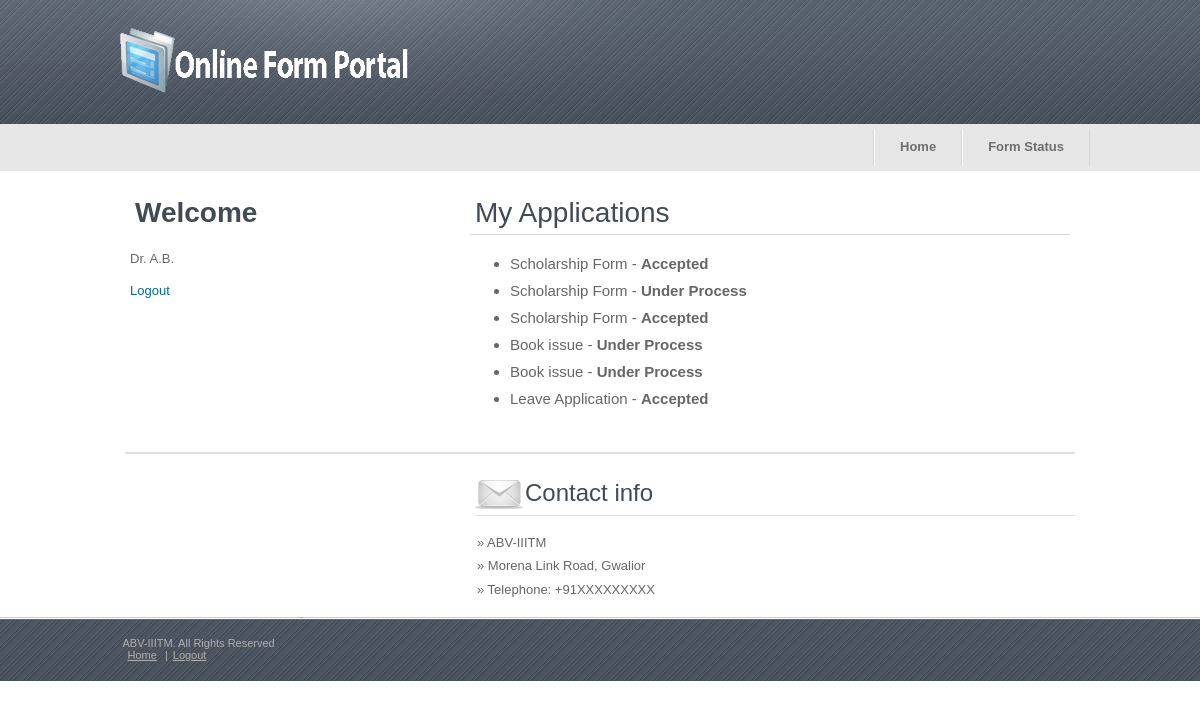
The page /status.php (signed in) on the database its author committed.
### tables this page shows
CREATE TABLE IF NOT EXISTS `fid_fname` (
  `fname` varchar(50) NOT NULL,
  `fid` varchar(20) NOT NULL,
  `aid` varchar(50) NOT NULL,
  PRIMARY KEY (`fid`)
);

CREATE TABLE IF NOT EXISTS `data3` (
  `purpose` varchar(21) NOT NULL,
  `method` varchar(50) NOT NULL,
  `amount` int(4) NOT NULL,
  `uid` varchar(30) NOT NULL,
  `appid` int(30) NOT NULL,
  `result` int(30) DEFAULT '0'
);

CREATE TABLE IF NOT EXISTS `data2` (
  `name_of_book` varchar(30) NOT NULL,
  `no_of_days_of_issue` int(30) NOT NULL,
  `charge_to_be_deducted_from_` varchar(50) NOT NULL,
  `uid` varchar(30) NOT NULL,
  `appid` int(30) NOT NULL,
  `result` int(30) DEFAULT '0'
);

CREATE TABLE IF NOT EXISTS `data1` (
  `no_of_days` int(2) NOT NULL,
  `reason` varchar(70) NOT NULL,
  `group` varchar(50) DEFAULT NULL,
  `sex` varchar(50) DEFAULT NULL,
  `uid` varchar(30) NOT NULL,
  `appid` int(30) NOT NULL,
  `result` int(30) DEFAULT '0'
);

### status.php (the view)
<?php include 'php_files/header.php';?>
<?php include 'php_files/header2.php';
if(isset($_SESSION["uid"]))
{
$uid = $_SESSION["uid"];
echo "<h4>My Applications</h4><ul>";
$res = mysql_query("select * from fid_fname");
while($ar = mysql_fetch_array($res))
  {
  $fid = $ar["fid"];
  $fname = $ar["fname"];
  $datat = "data".$fid;
  $res2 = mysql_query("select * from $datat where uid='$uid'");
  while($ar2 = mysql_fetch_array($res2))
     {
	 echo "<li>".$fname." - <strong>";
	 if($ar2["result"]==0)echo "Under Process</strong></li>";
	 else if($ar2["result"]==1)echo "Accepted</strong></li>";
	 else echo "Rejected</strong></li>";
	 }
  }
echo "</ul></form>";
}
?>
<?php include 'php_files/footer.php';?>

### php_files/header.php (shortened to what this page needs)
<!DOCTYPE html PUBLIC "-//W3C//DTD XHTML 1.0 Transitional//EN" "http://www.w3.org/TR/xhtml1/DTD/xhtml1-transitional.dtd">
<html xmlns="http://www.w3.org/1999/xhtml">
<head>
<link href="style.css" rel="stylesheet" type="text/css" />

### php_files/header2.php (shortened to what this page needs)
</head>
<body>
<div class="main">
  <div class="header">
    <div class="block_header">
      <div class="logo"><a href="index.html"><img src="images/logo.gif" width="306" height="124" border="0" alt="logo" /></a></div>
      <div style="float:right;">
        <div class="menu">
      <ul>
        <li><a href="index.php">Home</a></li>
		<?php
		if(isset($_SESSION["aid"]))
		{
		echo "<li><a href='analysis.php'>Analysis</a></li>";
		echo "<li><a href='fgenrtr.php'>Form Generator</a></li>";
		}
		else if(isset($_SESSION["uid"])) echo "<li><a href='status.php'>Form Status</a></li>";
		?>
		</ul>
    </div>
      </div>
    </div>
  </div>
   <div class="body">
    <div class="body_resize">
      <div class="left">
 <?php include 'php_files/left.php';?>
      </div>
      <div class="right">

### php_files/left.php
<?php
if($_SESSION["logged"]!=1){
echo "<h3>Login</h3>
	<form action='php_files/redirect.php' method='post'>
<table class='text'><tr>
<td>Username:</td><td><input type='text' name='user' maxlength='30'></td>
</tr>
<tr>
<td>Password:</td><td><input type='password' name='pass' maxlength='30'></td>
</tr>
</table><center>
<input style='background:white;border:1px solid black' type='submit' value='Login'>
</form>";}
else
{
echo "<h3>Welcome</h3>";
echo "<p>";
if(isset($_SESSION["aname"]))echo $_SESSION["aname"];
else echo $_SESSION["uname"];
echo "</p><p><a href='./php_files/logout.php'>Logout</a></p>";
}

### php_files/footer.php (shortened to what this page needs)
      </div>
    </div>
    <div class="bloga">
     <div class="area">
     <h2 class="Contact">Contact info</h2>
<div class="box1">
  <p>» ABV-IIITM<br />
    » Morena Link Road, Gwalior<br />
    » Telephone: +91XXXXXXXXX</p>
</div>
     </div>
    </div>
  </div>
    <div class="footer">
    <div class="resize">
      <div><p class="footer_logo"></p>ABV-IIITM. All Rights Reserved<br />
      <a href="index.php">Home</a> |<a href="./php_files/logout.php">Logout</a> </div>
    </div>
  </div>
</div>
</body>
</html>

### style.css (style rules this page uses)
body { margin:0; padding:0; width:100%; background:#ffffff; }
html { padding:0; margin:0; }
.main { width:100%; padding:0; margin:0 auto; }
.resize { width:955px; margin:0 auto; }
.header { background:#e6e6e6 url(images/bg_header.gif) top repeat-x; border-bottom:1px solid #fff; }
.block_header { margin:0 auto; width:980px; }
.logo { float:left; padding:0; margin:0; width:306px; }
.menu { padding:5px 0; margin:0; }
.menu ul { padding:0; margin:0; list-style:none; height:37px; border:0; border-left:1px solid #d6d6d6; }
.menu ul li { float:left; margin:0; padding:0; height:37px; border:0; border-left:1px solid #FFF; border-right:1px solid #d6d6d6; }
.menu ul li a { float:left; padding:10px 25px; color:#6e6e6e; font:bold 13px Arial, Helvetica, sans-serif; text-decoration:none; }
.body { background:#ffffff; padding:0; margin:0; }
.body_resize { width:980px; margin:0 auto; padding:10px 0; }
.body h2 { font:normal 24px Arial, Helvetica, sans-serif; color:#424a55; padding:5px 10px; margin:0; }
.body h3 { font:bold 28px Arial, Helvetica, sans-serif; color:#424a55; padding:5px 5px; margin:0 0 5px 0; }
.body p { font:normal 13px Arial, Helvetica, sans-serif; color:#666666; line-height:1.8em; }
.body ul { font:normal 15px Arial, Helvetica, sans-serif; color:#666666; line-height:1.8em; }
.body a { font:normal 13px Arial, Helvetica, sans-serif; color:#006d9b; text-decoration:none; }
.body .bloga { border-top:2px solid #e0e0e0; width:950px; margin:5px auto; padding:20px 0 0 0; }
.body .bloga .area { width:600px; float: right; }
.body .bloga .area h2.Contact { background:url(images/h2_contact.gif) left no-repeat; padding:5px 0 8px 50px; border-bottom:1px solid #e0e0e0; }
.body .bloga .area .box1 { width:390px; float: left; margin:2px 2px; padding:0; }
.left { width:300px; float:left; margin:5px 10px; padding:5px 10px; }
.right { width:600px; float:right; margin:5px 10px; padding:5px 10px; }
.right h4 { font:normal 28px Arial, Helvetica, sans-serif; color:#424a55; border-bottom:1px solid #d7d7d7; padding:5px 5px; margin:0; }
.footer { background: url(images/bg_footer.gif); padding:20px 0; border-top:1px solid #fff; }
.footer .resize div { color:#afafaf; font:normal 11px Arial, Helvetica, sans-serif; text-align: left; }
.footer .resize div a { color:#afafaf; font:normal 11px Arial, Helvetica, sans-serif; padding:0 5px; }

### rows shown on the page
fid_fname: fname "Scholarship Form"
data3: result "Accepted"
data3: result "Under Process"
data3: result "Accepted"
fid_fname: fname "Book issue"
data2: result "Under Process"
data2: result "Under Process"
fid_fname: fname "Leave Application"
data1: result "Accepted"

### other values the page prints
$_SESSION["uname"] "Dr. A.B."
